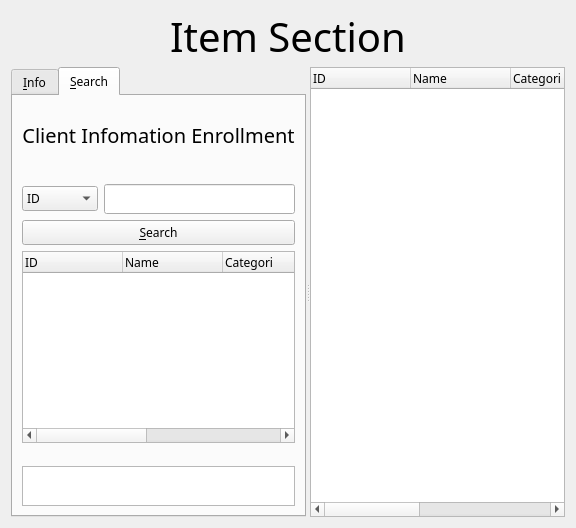
<?xml version="1.0" encoding="UTF-8"?>
<ui version="4.0">
 <class>ItemManager</class>
 <widget class="QWidget" name="ItemManager">
  <property name="geometry">
   <rect>
    <x>0</x>
    <y>0</y>
    <width>576</width>
    <height>528</height>
   </rect>
  </property>
  <property name="windowTitle">
   <string>MainWindow</string>
  </property>
  <layout class="QVBoxLayout" name="verticalLayout_6">
   <item>
    <layout class="QVBoxLayout" name="verticalLayout_3">
     <item>
      <widget class="QLabel" name="label">
       <property name="minimumSize">
        <size>
         <width>0</width>
         <height>50</height>
        </size>
       </property>
       <property name="maximumSize">
        <size>
         <width>16777215</width>
         <height>50</height>
        </size>
       </property>
       <property name="baseSize">
        <size>
         <width>0</width>
         <height>150</height>
        </size>
       </property>
       <property name="font">
        <font>
         <family>Arial Rounded MT Bold</family>
         <pointsize>30</pointsize>
        </font>
       </property>
       <property name="text">
        <string>Item Section</string>
       </property>
       <property name="alignment">
        <set>Qt::AlignCenter</set>
       </property>
      </widget>
     </item>
     <item>
      <widget class="QSplitter" name="splitter">
       <property name="orientation">
        <enum>Qt::Horizontal</enum>
       </property>
       <widget class="QTabWidget" name="ItemTabWidget">
        <property name="enabled">
         <bool>true</bool>
        </property>
        <property name="sizePolicy">
         <sizepolicy hsizetype="Expanding" vsizetype="Expanding">
          <horstretch>0</horstretch>
          <verstretch>0</verstretch>
         </sizepolicy>
        </property>
        <property name="font">
         <font>
          <family>Bahnschrift Light</family>
         </font>
        </property>
        <property name="currentIndex">
         <number>1</number>
        </property>
        <widget class="QWidget" name="InfoTab">
         <attribute name="title">
          <string>&amp;Info</string>
         </attribute>
         <layout class="QVBoxLayout" name="verticalLayout_2">
          <item>
           <layout class="QVBoxLayout" name="verticalLayout">
            <item>
             <widget class="QLabel" name="ItemInfoLabel">
              <property name="minimumSize">
               <size>
                <width>0</width>
                <height>60</height>
               </size>
              </property>
              <property name="font">
               <font>
                <family>Bahnschrift SemiBold</family>
                <pointsize>15</pointsize>
               </font>
              </property>
              <property name="text">
               <string>Item Infomation Enrollment</string>
              </property>
              <property name="alignment">
               <set>Qt::AlignCenter</set>
              </property>
             </widget>
            </item>
            <item>
             <spacer name="verticalSpacer_2">
              <property name="orientation">
               <enum>Qt::Vertical</enum>
              </property>
              <property name="sizeType">
               <enum>QSizePolicy::Fixed</enum>
              </property>
              <property name="sizeHint" stdset="0">
               <size>
                <width>186</width>
                <height>13</height>
               </size>
              </property>
             </spacer>
            </item>
            <item>
             <layout class="QFormLayout" name="formLayout">
              <item row="0" column="0">
               <widget class="QLabel" name="IdLabel">
                <property name="font">
                 <font>
                  <family>Tw Cen MT Condensed Extra Bold</family>
                  <pointsize>10</pointsize>
                 </font>
                </property>
                <property name="text">
                 <string>ID</string>
                </property>
               </widget>
              </item>
              <item row="0" column="1">
               <widget class="QLineEdit" name="InputIdLineEdit">
                <property name="sizePolicy">
                 <sizepolicy hsizetype="Expanding" vsizetype="Expanding">
                  <horstretch>0</horstretch>
                  <verstretch>0</verstretch>
                 </sizepolicy>
                </property>
                <property name="minimumSize">
                 <size>
                  <width>0</width>
                  <height>30</height>
                 </size>
                </property>
                <property name="maximumSize">
                 <size>
                  <width>16777215</width>
                  <height>30</height>
                 </size>
                </property>
               </widget>
              </item>
              <item row="1" column="0">
               <widget class="QLabel" name="NameLabel">
                <property name="font">
                 <font>
                  <family>Tw Cen MT Condensed Extra Bold</family>
                  <pointsize>10</pointsize>
                 </font>
                </property>
                <property name="text">
                 <string>&amp;Name</string>
                </property>
                <property name="buddy">
                 <cstring>InputNameLineEdit</cstring>
                </property>
               </widget>
              </item>
              <item row="1" column="1">
               <widget class="QLineEdit" name="InputNameLineEdit">
                <property name="sizePolicy">
                 <sizepolicy hsizetype="Expanding" vsizetype="Expanding">
                  <horstretch>0</horstretch>
                  <verstretch>0</verstretch>
                 </sizepolicy>
                </property>
                <property name="minimumSize">
                 <size>
                  <width>0</width>
                  <height>30</height>
                 </size>
                </property>
                <property name="maximumSize">
                 <size>
                  <width>16777215</width>
                  <height>30</height>
                 </size>
                </property>
               </widget>
              </item>
              <item row="2" column="0">
               <widget class="QLabel" name="CategoriLabel">
                <property name="font">
                 <font>
                  <family>Tw Cen MT Condensed Extra Bold</family>
                  <pointsize>10</pointsize>
                 </font>
                </property>
                <property name="text">
                 <string>&amp;Categori</string>
                </property>
                <property name="buddy">
                 <cstring>InputCategoriLineEdit</cstring>
                </property>
               </widget>
              </item>
              <item row="2" column="1">
               <widget class="QLineEdit" name="InputCategoriLineEdit">
                <property name="sizePolicy">
                 <sizepolicy hsizetype="Expanding" vsizetype="Expanding">
                  <horstretch>0</horstretch>
                  <verstretch>0</verstretch>
                 </sizepolicy>
                </property>
                <property name="minimumSize">
                 <size>
                  <width>0</width>
                  <height>30</height>
                 </size>
                </property>
                <property name="maximumSize">
                 <size>
                  <width>16777215</width>
                  <height>30</height>
                 </size>
                </property>
               </widget>
              </item>
              <item row="3" column="0">
               <widget class="QLabel" name="ColorLabel">
                <property name="font">
                 <font>
                  <family>Tw Cen MT Condensed Extra Bold</family>
                  <pointsize>10</pointsize>
                 </font>
                </property>
                <property name="text">
                 <string>C&amp;olor</string>
                </property>
                <property name="buddy">
                 <cstring>InputColorLineEdit</cstring>
                </property>
               </widget>
              </item>
              <item row="3" column="1">
               <widget class="QLineEdit" name="InputColorLineEdit">
                <property name="sizePolicy">
                 <sizepolicy hsizetype="Expanding" vsizetype="Expanding">
                  <horstretch>0</horstretch>
                  <verstretch>0</verstretch>
                 </sizepolicy>
                </property>
                <property name="minimumSize">
                 <size>
                  <width>0</width>
                  <height>30</height>
                 </size>
                </property>
                <property name="maximumSize">
                 <size>
                  <width>16777215</width>
                  <height>30</height>
                 </size>
                </property>
               </widget>
              </item>
              <item row="4" column="0">
               <widget class="QLabel" name="StockLabel">
                <property name="font">
                 <font>
                  <family>Tw Cen MT Condensed Extra Bold</family>
                  <pointsize>10</pointsize>
                 </font>
                </property>
                <property name="text">
                 <string>Stoc&amp;k</string>
                </property>
                <property name="buddy">
                 <cstring>InputStockLineEdit</cstring>
                </property>
               </widget>
              </item>
              <item row="4" column="1">
               <widget class="QLineEdit" name="InputStockLineEdit">
                <property name="sizePolicy">
                 <sizepolicy hsizetype="Expanding" vsizetype="Expanding">
                  <horstretch>0</horstretch>
                  <verstretch>0</verstretch>
                 </sizepolicy>
                </property>
                <property name="minimumSize">
                 <size>
                  <width>0</width>
                  <height>30</height>
                 </size>
                </property>
                <property name="maximumSize">
                 <size>
                  <width>16777215</width>
                  <height>30</height>
                 </size>
                </property>
               </widget>
              </item>
              <item row="5" column="0">
               <widget class="QLabel" name="priceLabel">
                <property name="font">
                 <font>
                  <family>Tw Cen MT Condensed Extra Bold</family>
                  <pointsize>10</pointsize>
                 </font>
                </property>
                <property name="text">
                 <string>&amp;Price</string>
                </property>
                <property name="buddy">
                 <cstring>priceLineEdit</cstring>
                </property>
               </widget>
              </item>
              <item row="5" column="1">
               <widget class="QLineEdit" name="priceLineEdit">
                <property name="minimumSize">
                 <size>
                  <width>0</width>
                  <height>30</height>
                 </size>
                </property>
               </widget>
              </item>
             </layout>
            </item>
            <item>
             <layout class="QHBoxLayout" name="horizontalLayout">
              <item>
               <widget class="QPushButton" name="AddPushButton">
                <property name="font">
                 <font>
                  <family>Bahnschrift Light</family>
                 </font>
                </property>
                <property name="text">
                 <string>&amp;Add</string>
                </property>
               </widget>
              </item>
              <item>
               <widget class="QPushButton" name="ModifyPushButton">
                <property name="font">
                 <font>
                  <family>Bahnschrift Light</family>
                 </font>
                </property>
                <property name="text">
                 <string>&amp;Modify</string>
                </property>
               </widget>
              </item>
              <item>
               <widget class="QPushButton" name="RemovePushButton">
                <property name="font">
                 <font>
                  <family>Bahnschrift Light</family>
                 </font>
                </property>
                <property name="text">
                 <string>&amp;Remove</string>
                </property>
               </widget>
              </item>
             </layout>
            </item>
            <item>
             <spacer name="verticalSpacer">
              <property name="orientation">
               <enum>Qt::Vertical</enum>
              </property>
              <property name="sizeType">
               <enum>QSizePolicy::Fixed</enum>
              </property>
              <property name="sizeHint" stdset="0">
               <size>
                <width>20</width>
                <height>17</height>
               </size>
              </property>
             </spacer>
            </item>
            <item>
             <widget class="QListWidget" name="TimeListWidget">
              <property name="minimumSize">
               <size>
                <width>0</width>
                <height>40</height>
               </size>
              </property>
              <property name="maximumSize">
               <size>
                <width>16777215</width>
                <height>40</height>
               </size>
              </property>
             </widget>
            </item>
           </layout>
          </item>
         </layout>
        </widget>
        <widget class="QWidget" name="SearchTab">
         <attribute name="title">
          <string>&amp;Search</string>
         </attribute>
         <layout class="QVBoxLayout" name="verticalLayout_5">
          <item>
           <layout class="QVBoxLayout" name="verticalLayout_4">
            <item>
             <widget class="QLabel" name="SearchLabel">
              <property name="minimumSize">
               <size>
                <width>0</width>
                <height>60</height>
               </size>
              </property>
              <property name="font">
               <font>
                <family>Bahnschrift SemiBold</family>
                <pointsize>15</pointsize>
               </font>
              </property>
              <property name="text">
               <string>Client Infomation Enrollment</string>
              </property>
              <property name="alignment">
               <set>Qt::AlignCenter</set>
              </property>
             </widget>
            </item>
            <item>
             <spacer name="verticalSpacer_3">
              <property name="orientation">
               <enum>Qt::Vertical</enum>
              </property>
              <property name="sizeType">
               <enum>QSizePolicy::Fixed</enum>
              </property>
              <property name="sizeHint" stdset="0">
               <size>
                <width>186</width>
                <height>13</height>
               </size>
              </property>
             </spacer>
            </item>
            <item>
             <layout class="QHBoxLayout" name="horizontalLayout_2">
              <item>
               <widget class="QComboBox" name="SearchComboBox">
                <item>
                 <property name="text">
                  <string>ID</string>
                 </property>
                </item>
                <item>
                 <property name="text">
                  <string>Name</string>
                 </property>
                </item>
                <item>
                 <property name="text">
                  <string>Address</string>
                 </property>
                </item>
                <item>
                 <property name="text">
                  <string>P.Num</string>
                 </property>
                </item>
                <item>
                 <property name="text">
                  <string>Type</string>
                 </property>
                </item>
               </widget>
              </item>
              <item>
               <widget class="QLineEdit" name="InputLineEdit">
                <property name="sizePolicy">
                 <sizepolicy hsizetype="Expanding" vsizetype="Expanding">
                  <horstretch>0</horstretch>
                  <verstretch>0</verstretch>
                 </sizepolicy>
                </property>
                <property name="minimumSize">
                 <size>
                  <width>0</width>
                  <height>30</height>
                 </size>
                </property>
                <property name="maximumSize">
                 <size>
                  <width>16777215</width>
                  <height>30</height>
                 </size>
                </property>
               </widget>
              </item>
             </layout>
            </item>
            <item>
             <widget class="QPushButton" name="SearchPushButton">
              <property name="minimumSize">
               <size>
                <width>0</width>
                <height>0</height>
               </size>
              </property>
              <property name="maximumSize">
               <size>
                <width>16777215</width>
                <height>16777215</height>
               </size>
              </property>
              <property name="text">
               <string>&amp;Search</string>
              </property>
             </widget>
            </item>
            <item>
             <widget class="QTreeWidget" name="ItemSearchTreeWidget">
              <column>
               <property name="text">
                <string>ID</string>
               </property>
              </column>
              <column>
               <property name="text">
                <string>Name</string>
               </property>
              </column>
              <column>
               <property name="text">
                <string>Categori</string>
               </property>
              </column>
              <column>
               <property name="text">
                <string>Color</string>
               </property>
              </column>
              <column>
               <property name="text">
                <string>Stock</string>
               </property>
              </column>
              <column>
               <property name="text">
                <string>Price</string>
               </property>
              </column>
             </widget>
            </item>
            <item>
             <spacer name="verticalSpacer_4">
              <property name="orientation">
               <enum>Qt::Vertical</enum>
              </property>
              <property name="sizeType">
               <enum>QSizePolicy::Fixed</enum>
              </property>
              <property name="sizeHint" stdset="0">
               <size>
                <width>20</width>
                <height>17</height>
               </size>
              </property>
             </spacer>
            </item>
            <item>
             <widget class="QListWidget" name="SearchTimeListWidget">
              <property name="minimumSize">
               <size>
                <width>0</width>
                <height>40</height>
               </size>
              </property>
              <property name="maximumSize">
               <size>
                <width>16777215</width>
                <height>40</height>
               </size>
              </property>
             </widget>
            </item>
           </layout>
          </item>
         </layout>
        </widget>
       </widget>
       <widget class="QTreeWidget" name="ItemTreeWidget">
        <property name="font">
         <font>
          <family>Bahnschrift Light</family>
         </font>
        </property>
        <column>
         <property name="text">
          <string>ID</string>
         </property>
        </column>
        <column>
         <property name="text">
          <string>Name</string>
         </property>
        </column>
        <column>
         <property name="text">
          <string>Categori</string>
         </property>
        </column>
        <column>
         <property name="text">
          <string>Color</string>
         </property>
        </column>
        <column>
         <property name="text">
          <string>Stock</string>
         </property>
        </column>
        <column>
         <property name="text">
          <string>Price</string>
         </property>
        </column>
       </widget>
      </widget>
     </item>
    </layout>
   </item>
  </layout>
 </widget>
 <resources/>
 <connections/>
</ui>
